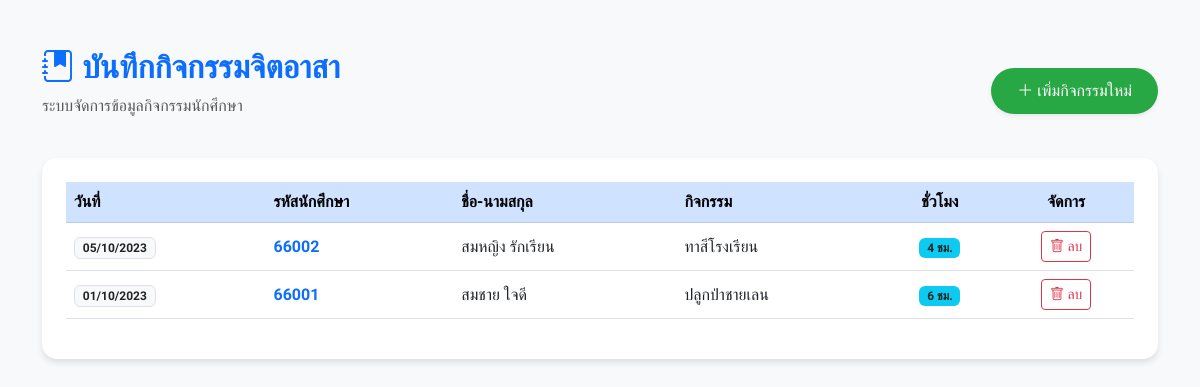
The page / on the database its author committed.
### tables this page shows
CREATE TABLE `activities` (
  `id` int(11) NOT NULL,
  `student_id` int(11) NOT NULL,
  `activity_name` varchar(255) NOT NULL,
  `activity_date` date NOT NULL,
  `hours` int(11) NOT NULL
);

CREATE TABLE `students` (
  `id` int(11) NOT NULL,
  `student_code` varchar(20) NOT NULL,
  `fullname` varchar(100) NOT NULL
);

### index.php (the view, shortened to what this page needs)
<?php require_once 'db.php'; ?>
<!DOCTYPE html>
<html lang="th">
<head>
    <link href="https://cdn.jsdelivr.net/npm/bootstrap@5.3.0/dist/css/bootstrap.min.css" rel="stylesheet">
    <link rel="stylesheet" href="https://cdn.jsdelivr.net/npm/bootstrap-icons@1.11.0/font/bootstrap-icons.css">
</head>
<body class="container py-5">
    <div class="row mb-4 align-items-center">
        <div class="col">
            <h2 class="fw-bold text-primary"><i class="bi bi-journal-bookmark-fill"></i> บันทึกกิจกรรมจิตอาสา</h2>
            <p class="text-muted">ระบบจัดการข้อมูลกิจกรรมนักศึกษา</p>
        </div>
        <div class="col-auto">
            <a href="create.php" class="btn btn-add shadow-sm">
                <i class="bi bi-plus-lg"></i> เพิ่มกิจกรรมใหม่
            </a>
        </div>
    </div>
    <div class="card p-4">
        <div class="table-responsive">
            <table class="table table-hover align-middle">
                <thead class="table-primary">
                    <tr>
                        <th>วันที่</th>
                        <th>รหัสนักศึกษา</th>
                        <th>ชื่อ-นามสกุล</th>
                        <th>กิจกรรม</th>
                        <th class="text-center">ชั่วโมง</th>
                        <th class="text-center">จัดการ</th>
                    </tr>
                </thead>
                <tbody>
                    <?php
                    $stmt = $conn->query("
                        SELECT a.*, s.student_code, s.fullname
                        FROM activities a
                        JOIN students s ON a.student_id = s.id
                        ORDER BY a.activity_date DESC
                    ");
                    if ($stmt->rowCount() > 0) {
                        while ($row = $stmt->fetch(PDO::FETCH_ASSOC)) {
                            $date = date("d/m/Y", strtotime($row['activity_date']));
                            echo "<tr>";
                            echo "<td><span class='badge bg-light text-dark border'>{$date}</span></td>";
                            echo "<td class='fw-bold text-primary'>{$row['student_code']}</td>";
                            echo "<td>{$row['fullname']}</td>";
                            echo "<td>{$row['activity_name']}</td>";
                            echo "<td class='text-center'><span class='badge bg-info text-dark'>{$row['hours']} ชม.</span></td>";
                            echo "<td class='text-center'>
                                    <a href='delete.php?id={$row['id']}' class='btn btn-sm btn-outline-danger' onclick='return confirm(\"ยืนยันการลบ?\")'>
                                        <i class='bi bi-trash'></i> ลบ
                                    </a>
                                  </td>";
                            echo "</tr>";
                        }
                    } else {
                        echo "<tr><td colspan='6' class='text-center py-4 text-muted'>ยังไม่มีข้อมูลกิจกรรม</td></tr>";
                    }
                    ?>
                </tbody>
            </table>
        </div>
    </div>
</body>
</html>

### index.php (style rules this page uses)
body { font-family: 'Sarabun', sans-serif; background-color: #f8f9fa; }
.card { border: none; border-radius: 15px; box-shadow: 0 4px 6px rgba(0, 0, 0, 0.1); }
.table thead { background-color: #4e73df; color: white; }
.btn-add { background-color: #28a745; color: white; border-radius: 50px; padding: 10px 25px; }

### rows shown on the page
activities: activity_date "05/10/2023", student.student_code "66002", student.fullname "สมหญิง รักเรียน", activity_name "ทาสีโรงเรียน", hours "4"
activities: activity_date "01/10/2023", student.student_code "66001", student.fullname "สมชาย ใจดี", activity_name "ปลูกป่าชายเลน", hours "6"
